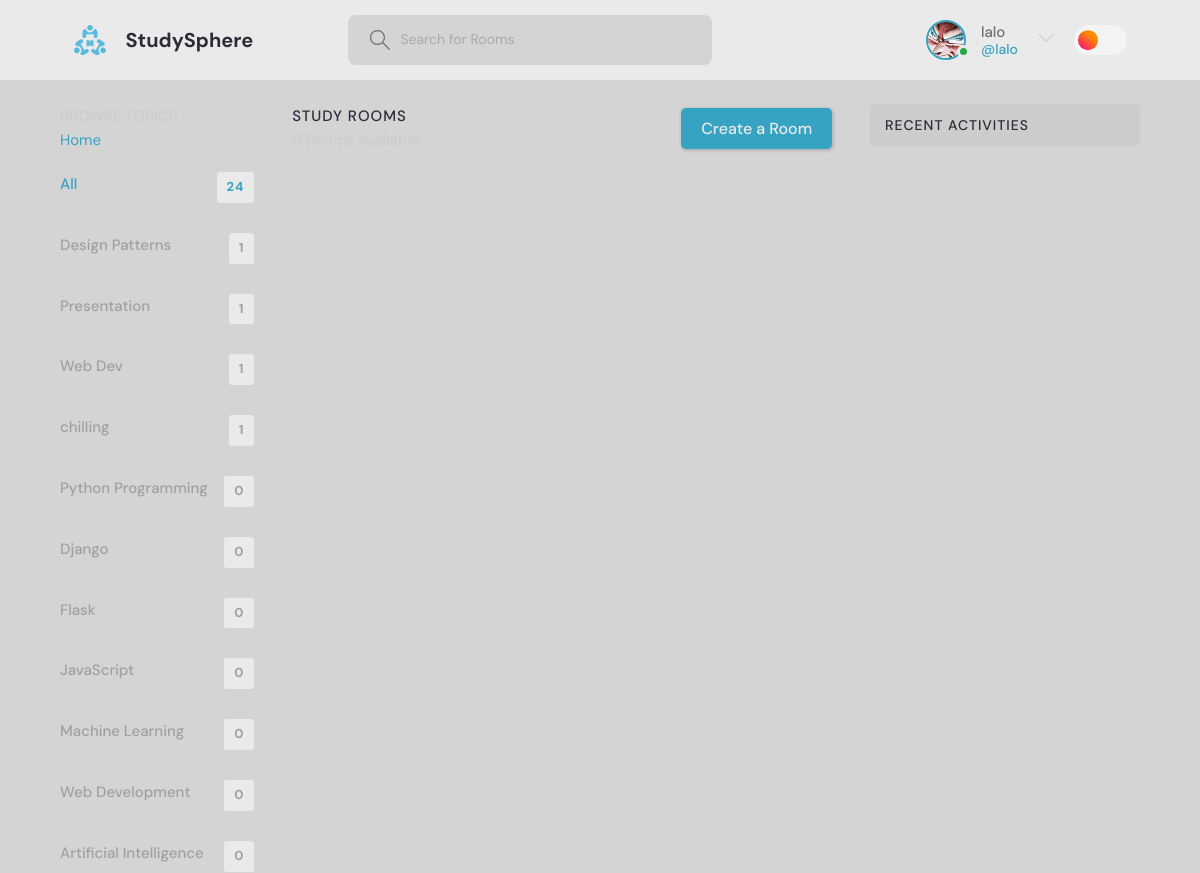
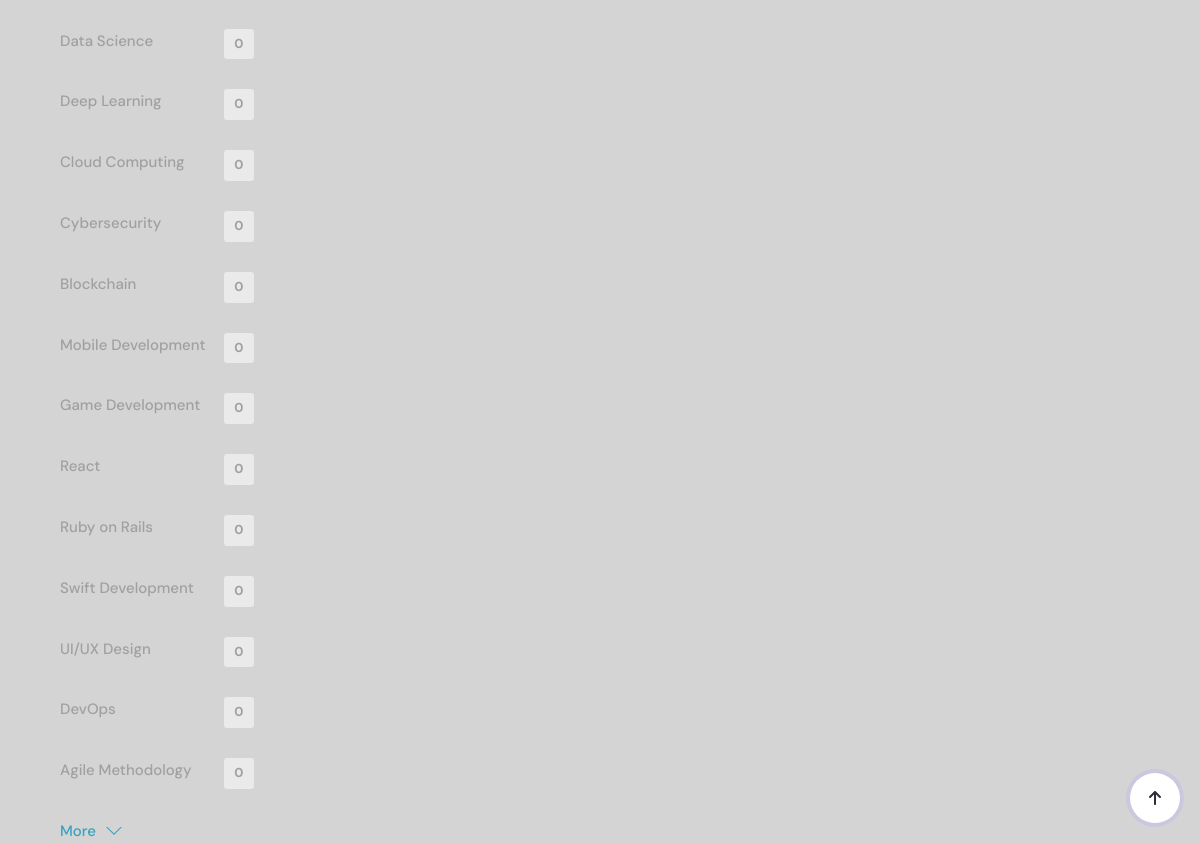
/?q=UET (signed in), run on an earlier commit of the app's database (2 pictures, top to bottom).
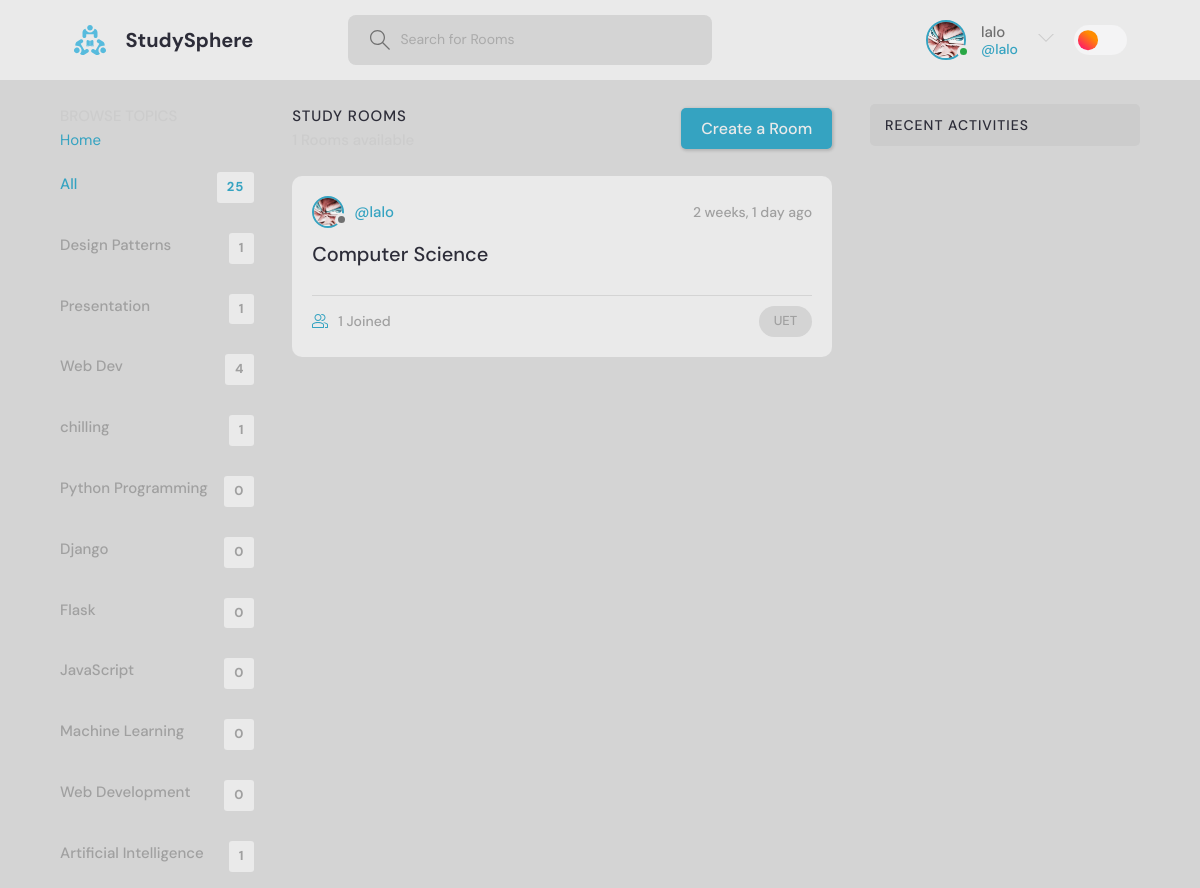
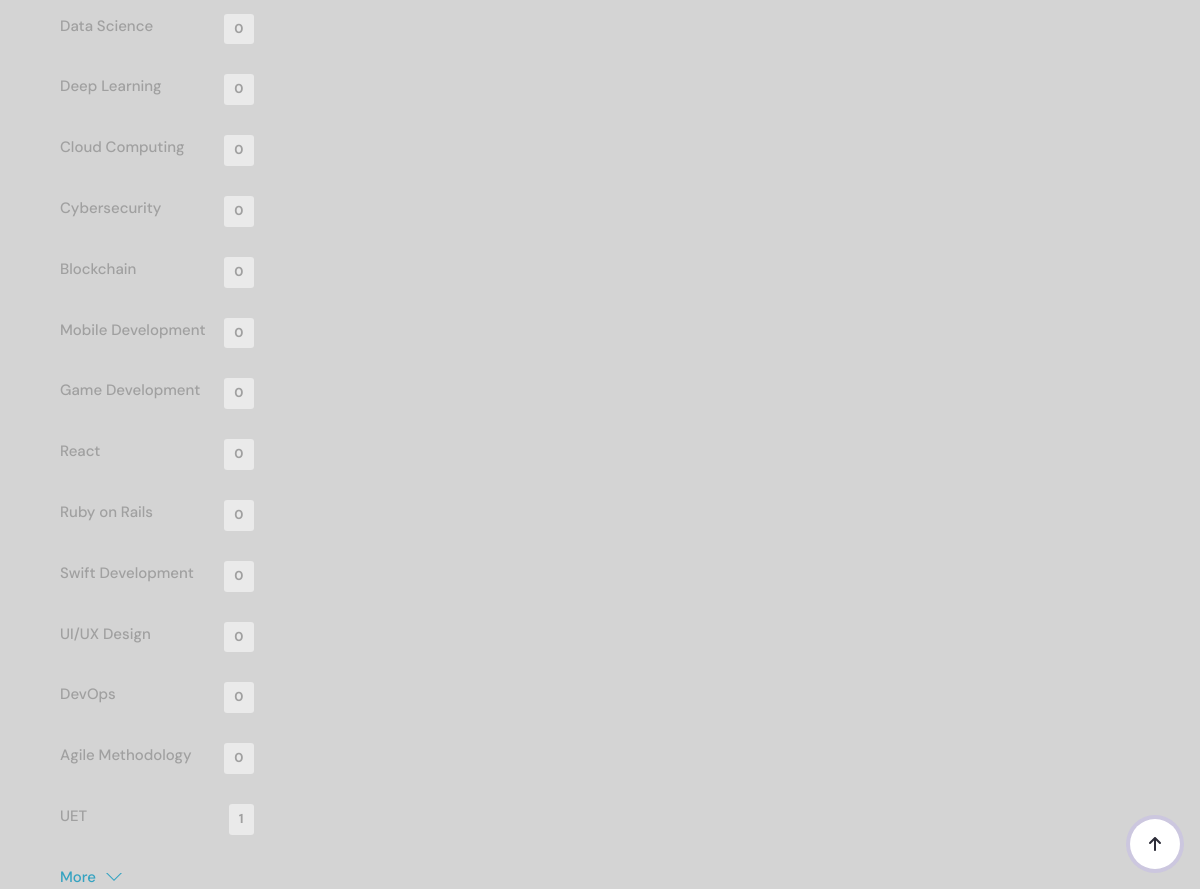
And on a later commit of the database (2 pictures, top to bottom).
### base/models.py (models this page shows, shortened)
class Topic(models.Model):
    name = models.TextField(max_length=100)

class Room(models.Model):
    name = models.CharField(max_length=50)
    description = models.TextField(null = True, blank = True)   #  setting to null means that it will be blank in the database if not filled out at runtime otherwise the data basebase will consider it as missing data   # blank means that it is not required to be filled out at runtime
    participants = models.ManyToManyField(User, related_name = 'participants', blank = True)  # this is the many to many field that we will be using to connect the room with the user, related_name is used to access the participants of the room from the user model, blank means that it is not required to be filled out at runtime
    host = models.ForeignKey(User, on_delete =  models.SET_NULL, null = True)   # when the host is deleted then all its rooms are delete as well
    topic = models.ForeignKey(Topic, on_delete =  models.SET_NULL, null = True)   # when the topic is deleted then all the rooms of that topic will be deleted as well
    updated = models.DateTimeField(auto_now=True)  # auto_now will update the time whenever the room is updated
    created = models.DateTimeField(auto_now_add=True)  # auto_now_add will update the time only when the room is created for the first time
    class Meta:
        ordering = ['-updated','-created']   # here we are ordering the rooms according to the most recent updated and created room in the list..     The ( - ) sign means to update according to most recent....

class User(AbstractUser):
    username = models.CharField(max_length=100, unique=True)
    email = models.EmailField(max_length=200, unique=True)
    headline = models.CharField(max_length=200, null = True, blank = True)
    date_joined = models.DateTimeField(auto_now_add=True,null = True)
    last_login = models.DateTimeField(auto_now=True,null = True)
    Pfp = models.ImageField(default= 'images/avatar.svg',null=True)  # using pip install Pillow to install the pillow library to use the ImageField
    USERNAME_FIELD = 'email' # specifying the email as the username field helps us to login using the email instead of the username, which django use username by default for the authentication of the users(login and signup)
    REQUIRED_FIELDS = []

### base/views.py (the view, shortened to what this page needs)
# urls.py: path('', views.homepage,name = 'home'),
def homepage(request):
    participants = User.objects.filter(id__in=Room.objects.values_list('participants', flat=True).distinct())
    if request.user.is_authenticated:
        q = request.GET.get('q') if request.GET.get('q') else ''
        rooms = Room.objects.filter(
            Q(topic__name__icontains=q) |
            Q(name__icontains=q) |
            Q(description__icontains=q)
        )
        topics = Topic.objects.all()
        UserMessages = Message.objects.filter(Q(room__topic__name__icontains=q))
        room_count = rooms.count()
        context = {
            'rooms': rooms,
            'topics': topics,
            'UserMessages': UserMessages,
            'room_count': room_count,
            'participants': participants,
        }
        return render(request, 'base/home.html', context)

### base/templates/base/home.html (shortened to what this page needs)
{% extends "main.html" %}
{% block content %}
<main class="layout layout--3">
  <div class="container">
    {% include 'base/topicsComponents.html' %}
    <div class="roomList">
      <div class="roomList__header">
        <div>
          <h2>Study Rooms</h2>
          <p>{{ room_count }} Rooms available</p>
        </div>
        <button class="btn btn--main create-room-btn" id="create-room-btn">
          <span class="btn-text">Create a Room</span>
        </button>
      </div>
      {% include 'base/feedComponent.html' %}
    </div>
    {% include 'base/activityComponent.html' %}
  </div>
</main>
{% endblock %}

### base/templates/base/topicsComponents.html
<div class="topics">
    <div class="topics__header">
        <h2>Browse Topics</h2>
        <span>
          <div class="Home-Button" style="display: inline; color : '#756075'; background-color:'white'">
             <a href="{% url 'home' %}">  Home</a>
          </div>
        </span>
    </div>
    <ul class="topics__list">
        <li>
            <a href="{% url 'home' %}" class="active">All <span>{{topics.count}}</span></a>
        </li>
        {% for topic in topics %}
        <li>
            <a href="{% url 'home' %}?q={{topic.name}}">{{topic.name}}<span>{{topic.room_set.all.count}}</span></a>
        </li>
        {% endfor %}
    </ul>
    <a class="btn btn--link" href="{% url 'topics' %}">
        More
        <svg version="1.1" xmlns="http://www.w3.org/2000/svg" width="32" height="32" viewBox="0 0 32 32">
            <title>chevron-down</title>
            <path d="M16 21l-13-13h-3l16 16 16-16h-3l-13 13z"></path>
        </svg>
    </a>
</div>

### base/templates/base/feedComponent.html (shortened to what this page needs)
{% for room in rooms %}
<div class="roomListRoom">
   <div class="roomListRoom__header">
       <a href="{% url 'UserProfile' room.host.id %}" class="roomListRoom__author">
           <div class="avatar avatar--small">
               <img src="{{room.host.Pfp.url}}" />
           </div>
           <span>@{{room.host.username}}</span>
       </a>
       <div class="roomListRoom__actions">
           <span>{{room.created|timesince}} ago</span>
       </div>
   </div>
   <div class="roomListRoom__content">
      <a href="{% url 'room' room.id %}">{{room.name}}</a>
      <span>&nbsp; &nbsp;{{room.description}}</span>
  </div>
  <div class="roomListRoom__meta">
   <a href="{% url 'room' room.id %}" class="roomListRoom__joined">
       {{room.participants.all.count}} Joined  {% comment %} getting the count of the participants in the room as it is a many to many field {% endcomment %}
   </a>
   <p class="roomListRoom__topic">{{room.topic.name}}</p>   {% comment %} getting the topic of the roooom {% endcomment %}
</div>
</div>
{% endfor %}

What changed in the data, as far as the page shows it:
computed for Topic "Web Dev": room_set.all.count "1" → "4"
computed for Topic "Artificial Intelligence": room_set.all.count "0" → "1"
added Topic: name "UET", room_set.all.count "1"
added Room: host.Pfp (picture), host.username "lalo", created "2 weeks, 1 day", name "Computer Science", participants.all.count "1", topic.name "UET"
Also different on the page:
{{ topics.count }}: "24" → "25"
